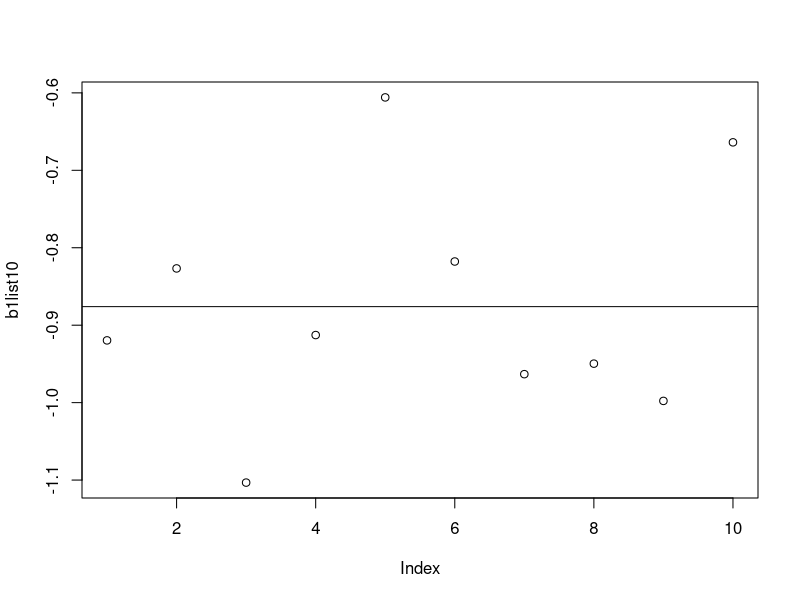
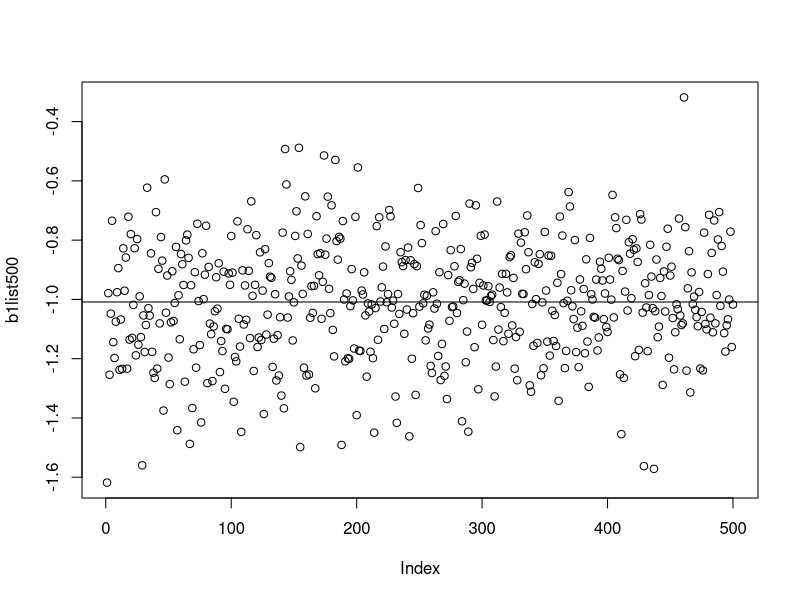

The R script that drew these images, in order:
## ---- chunk 1
knitr::opts_chunk$set(echo = FALSE)
library(tidyverse)
## ---- chunk 2
samples_gen <-function(n){
  list()->list1
  for (i in 1:n){
    #Generatete x1 with n=10 from uniform[0,20]
    runif(25,0,20)->x1
    runif(25,0,20)->x2
    runif(25,0,20)->x3
    runif(25,0,20)->x4
    #Generate errors from standard  normal
    rnorm(25,mean=0,sd=5)->errors1
    data.frame(x1=x1,x2=x2,x3=x3,x4=x4,error=errors1) %>%
      mutate(y= 1- 1*x1 +1*x2-1*x3^2+0.5*x4+error)->list1[[i]]
  }

return(list1)
}

## ---- chunk 3
samples_gen(10)->obj_10_samples
## ---- chunk 4
#Genearte linear model for each sample
map(.x=obj_10_samples, ~lm(y~x1+x2+I(x3^2)+x4,data=.))->lm10


## ---- chunk 5
vector(mode="numeric", length = 10)->vec1
vector(mode="numeric", length = 10)->vec2
vector(mode="numeric", length = 10)->vec3
vector(mode="numeric", length = 10)->vec4
vector(mode="numeric", length = 10)->vec5

for (i in 1:10){
  lm10[[i]]$coefficients[[1]][1]->vec1[[i]]
  lm10[[i]]$coefficients[[2]][1]->vec2[[i]]
  lm10[[i]]$coefficients[[3]][1]->vec3[[i]]
  lm10[[i]]$coefficients[[4]][1]->vec4[[i]]
  lm10[[i]]$coefficients[[5]][1]->vec5[[i]]
  
}
## ---- chunk 6
#Output the mean for the coeffcicents from n samples
c(mean(vec1),mean(vec2),mean(vec3),mean(vec4),mean(vec5))->mean_n10

#Output the variance for the coefficients from n samples
c(var(vec1),var(vec2),var(vec3),var(vec4),var(vec5))->var_n10
## ---- chunk 7
vector(mode="numeric", length = 10)->vec1
vector(mode="numeric", length = 10)->vec2
vector(mode="numeric", length = 10)->vec3
vector(mode="numeric", length = 10)->vec4
vector(mode="numeric", length = 10)->vec5

for (i in 1:10){
  lm10[[i]]$coefficients[[1]][1]-1->vec1[[i]]
  lm10[[i]]$coefficients[[2]][1]+1->vec2[[i]]
  lm10[[i]]$coefficients[[3]][1]-1->vec3[[i]]
  lm10[[i]]$coefficients[[4]][1]+1->vec4[[i]]
  lm10[[i]]$coefficients[[5]][1]-0.5->vec5[[i]]
  
}
c(vec1,vec2,vec3,vec4)->terms10
sum(terms10^2)/10->MSE_B_10


## ---- chunk 8
mean_n10
var_n10
MSE_B_10

## ---- chunk 9
samples_gen(500)->obj_500_samples
## ---- chunk 10
#Genearte linear model for each sample
map(.x=obj_500_samples, ~lm(y~x1+x2+I(x3^2)+x4,data=.))->lm500


## ---- chunk 11
vector(mode="numeric", length = 500)->vec1
vector(mode="numeric", length = 500)->vec2
vector(mode="numeric", length = 500)->vec3
vector(mode="numeric", length = 500)->vec4
vector(mode="numeric", length = 500)->vec5

for (i in 1:500){
  lm500[[i]]$coefficients[[1]][1]->vec1[[i]]
  lm500[[i]]$coefficients[[2]][1]->vec2[[i]]
  lm500[[i]]$coefficients[[3]][1]->vec3[[i]]
  lm500[[i]]$coefficients[[4]][1]->vec4[[i]]
  lm500[[i]]$coefficients[[5]][1]->vec5[[i]]
  
}
## ---- chunk 12
#Output the mean for the coeffcicents from n samples
c(mean(vec1),mean(vec2),mean(vec3),mean(vec4),mean(vec5))->mean_n500

#Output the variance for the coefficients from n samples
c(var(vec1),var(vec2),var(vec3),var(vec4),var(vec5))->var_n500
## ---- chunk 13
vector(mode="numeric", length = 500)->vec1
vector(mode="numeric", length = 500)->vec2
vector(mode="numeric", length = 500)->vec3
vector(mode="numeric", length = 500)->vec4
vector(mode="numeric", length = 500)->vec5

for (i in 1:500){
  lm500[[i]]$coefficients[[1]][1]-1->vec1[[i]]
  lm500[[i]]$coefficients[[2]][1]+1->vec2[[i]]
  lm500[[i]]$coefficients[[3]][1]-1->vec3[[i]]
  lm500[[i]]$coefficients[[4]][1]+1->vec4[[i]]
  lm500[[i]]$coefficients[[5]][1]-0.5->vec5[[i]]
  
}
c(vec1,vec2,vec3,vec4,vec5)->terms500
sum(terms500^2)/500->MSE_B_500


## ---- chunk 14
mean_n500
var_n500
MSE_B_500

## ---- chunk 15
mean_n10
var_n10
MSE_B_10
mean_n500
var_n500
MSE_B_500
## ---- chunk 16
b1list10 <- vector(mode = "numeric", length=10)
for (i in 1:10){
  lm10[[i]]$coefficients[[2]][1]->b1list10[[i]]
  
}
plot(b1list10)
abline(h=mean_n10[[2]])
## ---- chunk 17
b1list500 <- vector(mode = "numeric", length=500)
for (i in 1:500){
  lm500[[i]]$coefficients[[2]][1]->b1list500[[i]]
  
}
plot(b1list500)
abline(h=mean_n500[[2]])
